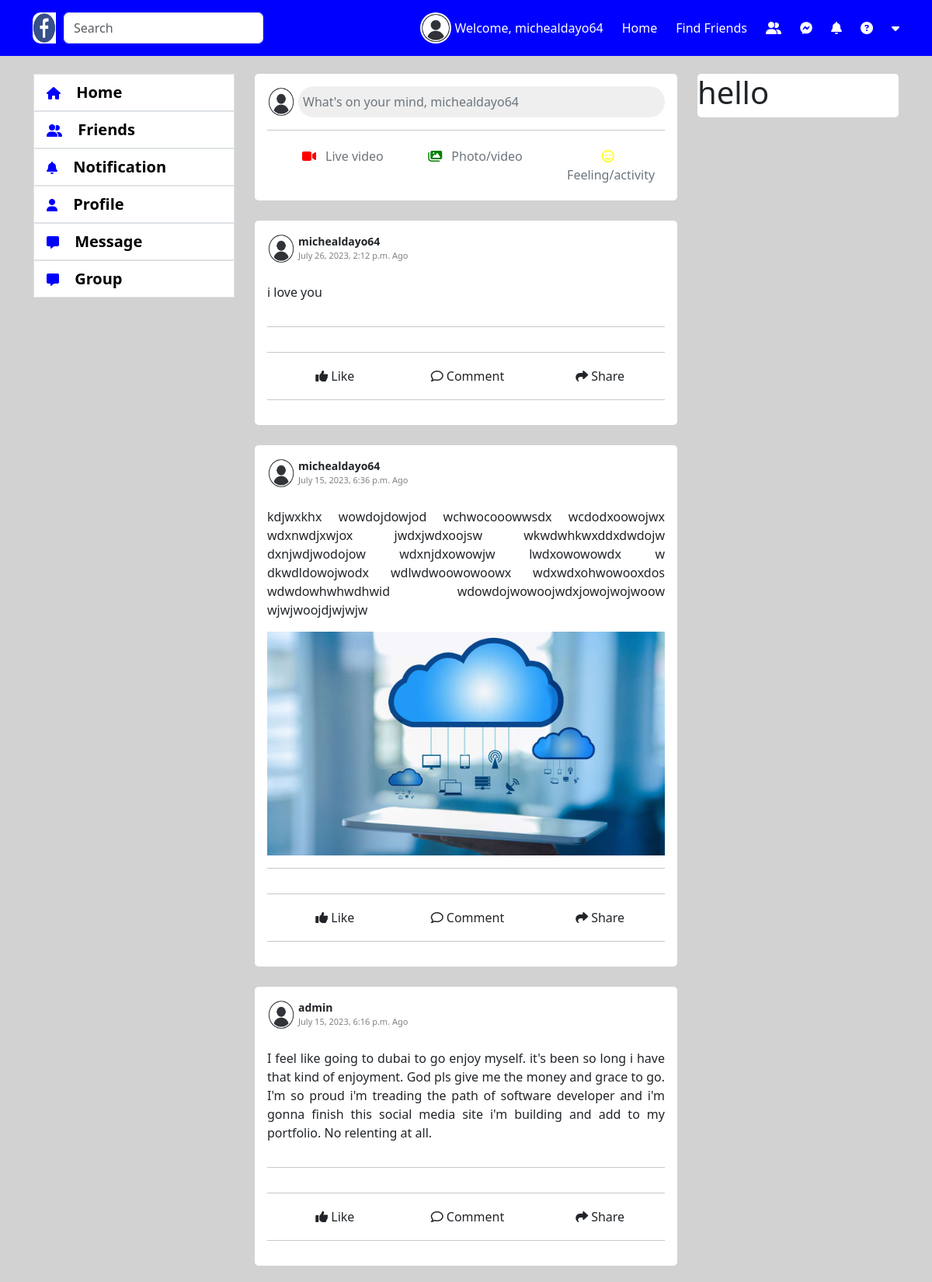
The page /home/ (signed in) on the database as committed earlier.
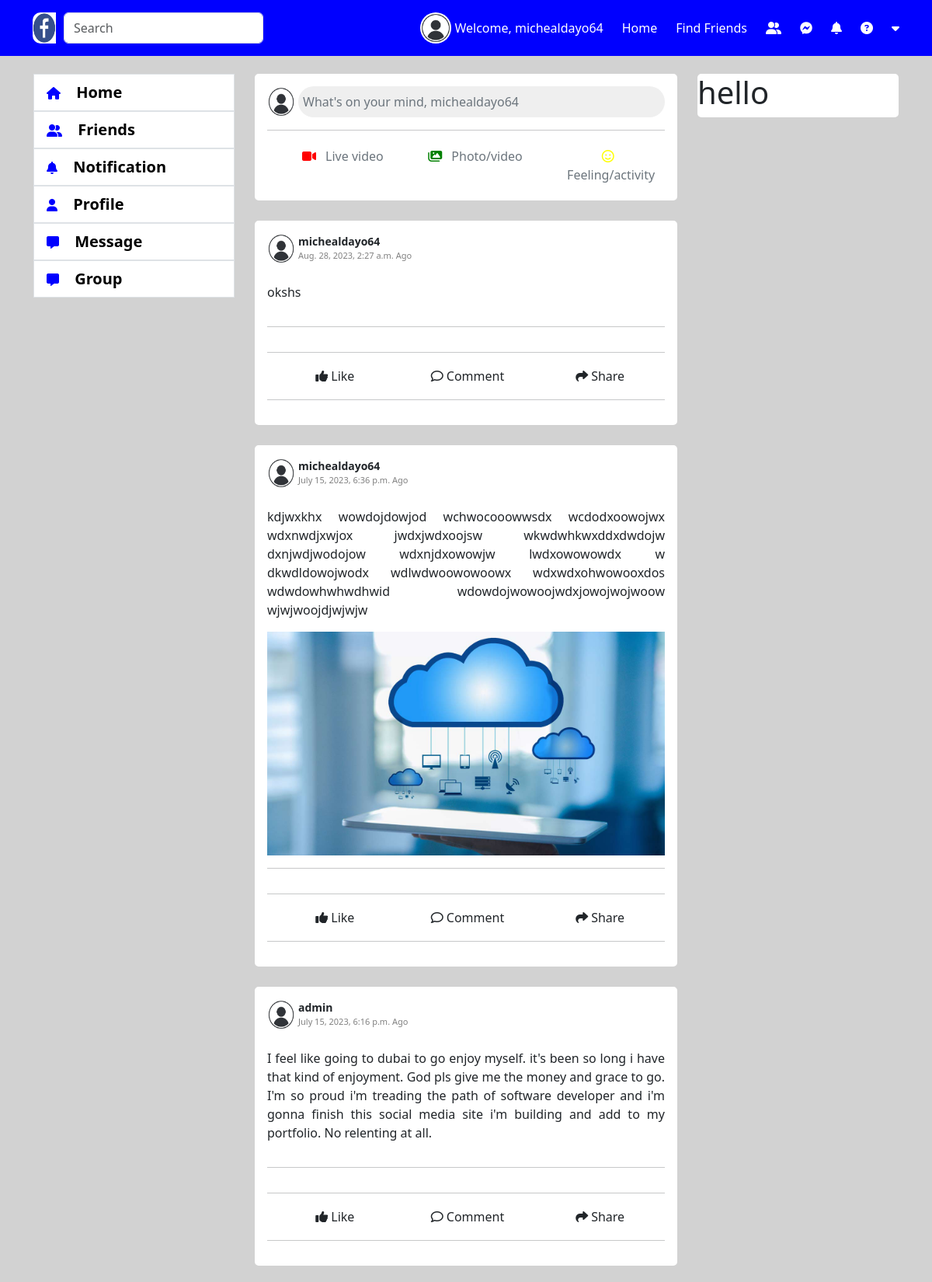
The same page on the database as committed later.
### account/models.py (models this page shows, shortened)
class Account(AbstractBaseUser):
    email 					= models.EmailField(verbose_name="email", max_length=60, unique=True)
    username 				= models.CharField(max_length=30, unique=True)
    date_joined				= models.DateTimeField(verbose_name='date joined', auto_now_add=True)
    last_login				= models.DateTimeField(verbose_name='last login', auto_now=True)
    is_admin				= models.BooleanField(default=False)
    is_active				= models.BooleanField(default=True)
    is_staff				= models.BooleanField(default=False)
    is_superuser		= models.BooleanField(default=False)
    profile_image		= models.ImageField(max_length=255, upload_to=get_profile_image_filepath, null=True, blank=True, default=get_default_profile_image)
    hide_email				= models.BooleanField(default=True)
    USERNAME_FIELD = 'email'
    REQUIRED_FIELDS = ['username']
    objects = MyAccountManager()

### social_app/models.py (models this page shows, shortened)
class Post(models.Model):
    user = models.ForeignKey(
        Account, on_delete=models.CASCADE, null=True, blank=True, related_name='author')
    user_post = models.TextField(null=True, blank=True)
    image = models.ImageField(upload_to='media/', null=True, blank=True)
    date_post = models.DateTimeField(auto_now_add=True)
    date_post_update = models.DateTimeField(auto_now=True)
    user_like_post = models.ManyToManyField(Account, blank=True)

### social_app/views.py (the view)
# urls.py: path('', friend_index, name='friend-index')
def index(request):
    context = {}
    user = request.user
    if user.is_authenticated:
        post_list = Post.objects.all().order_by('-date_post')
        context['post_list'] = post_list
    else:
        return redirect('login')
    return render(request, 'home.html', context)

### social_app/templates/home.html (shortened to what this page needs)
{% extends 'base.html' %}
{% block content %}
{% load static %}
<br>
    <div class="row">
      <div class="col-3">
        {% include 'snippets/left-menu.html' %}
      </div>
      <div class="col-6" id="postlistid">
        {% include 'home_main_content.html' %}
        {% for i in post_list %}
        <br>
        <div class="card p-3">
          <div class="d-flex flex-row justify-content-between align-items-center">
            <div class="d-flex flex-row">
              <img class="pe-1 profile-pic" src="{{ i.user.profile_image.url }}" alt="" srcset="">
              <div class="d-flex flex-column">
                <span style="font-size: 14px; font-weight: bold;">{{ i.user.username }}</span>
                <span style="font-size: 11px; color: gray;">{{ i.date_post }} Ago</span>
              </div>
            </div>
          </div>
          <br>
          <div class="w-100" id="post">
            <p>{{ i.user_post }}</p>
          </div>
          <div id="postimage">
            {% if i.image %}
            <img class="w-100" src="{{ i.image.url }}" alt="" srcset="">
            {% endif %}
          </div>
          <hr>
          <hr>
            <div class="d-flex flex-row justify-content-between">
              <div class="d-flex flex-row align-items-center justify-content-center w-50 likecommentshare" id="likeidBtn" data-id="{{ i.pk }}">
                <i class="fa-solid fa-thumbs-up p-1"></i>
                <span>Like</span>
              </div>
            <div class="d-flex flex-row align-items-center justify-content-center w-50 likecommentshare" id="commentidBtn" data-id="{{ i.pk }}">
              <i class="fa-regular fa-comment p-1"></i>
              <span>Comment</span>
            </div>
            <div class="d-flex flex-row align-items-center justify-content-center w-50 likecommentshare" id="shareidBtn">
              <i class="fa-solid fa-share p-1"></i>
              <span>Share</span>
            </div>
            </div>
          <hr>
        </div>
        {% endfor %}
      </div>
      <div class="col-3">
        <div class="card">
            <h1>hello</h1>
        </div>
      </div>
    </div>
{% endblock %}

### templates/base.html (shortened to what this page needs)
{% load static %}
<!DOCTYPE html>
<html lang="en">
<head>
    <link rel="stylesheet" href="{% static 'css/style.css' %}">
    <link rel="stylesheet" href="{% static 'css/home.css' %}">
    <link rel="stylesheet" href="{% static 'css/left-menu.css' %}">
    <link rel="stylesheet" href="{% static 'css/group-detail.css' %}">
    <link rel="stylesheet" href="https://cdnjs.cloudflare.com/ajax/libs/font-awesome/6.4.0/css/all.min.css" />
    <link href="{% static 'css/dist/css/bootstrap.min.css' %}" rel="stylesheet">
</head>
<body style="background-color: rgb(210, 210, 210);">
    {% include 'snippets/header.html' %}
    <div class="container wrapper" style="padding-top: 70px; padding-bottom: 20px;">
        {% block content %}
        {% endblock %}
      </div>
</body>
</html>

### templates/snippets/header.html (shortened to what this page needs)
{% load static %}
<nav class="navbar fixed-top" style="background-color: blue;">
    <div class="container d-flex flex-row justify-content-between" id="myheader">
        <div>
            <form class="d-flex" role="search">
                <img src="{% static 'img/fb.jpeg' %}" alt="" srcset="" style="width: 40px; height: 40px; padding-right: 10px; border-radius: 10px;">
                <input class="form-control me-2 w-100" type="search" placeholder="Search" aria-label="Search">
              </form>
        </div>
      <div class="d-flex flex-row align-items-center">
        {% if request.user.is_authenticated %}
        <a href="{% url 'profile-index' %}" class="anch">
        <img class="me-1 profile-pic" src="{{ request.user.profile_image.url }}" alt="">
      </a>
        {% else %}
        <img class="me-1 profile-pic" src="{% static 'img/profile_image.png' %}" alt="">
        {% endif %}
        <a href="{% url 'profile-index' %}" class="anch">
        <p class="me-4 mt-3 text-white">Welcome, {{ request.user.username }}</p>
      </a>
      <a href="{% url 'index' %}" class="anch">
        <p class="me-4 mt-3 text-white">Home</p>
      </a>
      <a href="#" class="anch">
        <p class="me-4 mt-3 text-white">Find Friends</p>
      </a>
      <a href="#" class="anch">
        <i class="fa-solid fa-user-group me-4 text-white"></i>
      </a>
      <a href="#" class="anch">
        <i class="fa-brands fa-facebook-messenger me-4 text-white"></i>
      </a>
      <a href="#" class="anch">
        <i class="fa-solid fa-bell me-4 text-white"></i>
      </a>
      <a href="#" class="anch">
        <i class="fa-solid fa-circle-question me-4 text-white"></i>
      </a>
      <a href="#" id="logout">
        <i class="fa-solid fa-caret-down text-white"></i>
      </a>
      </div>
    </div>
  </nav>

### templates/snippets/left-menu.html (shortened to what this page needs)
<div class="card">
    <ul class="list-group">
        <a href="{% url 'index' %}" class="anch">
        <li class="list-group-item menuhover active1">
                <i class="fa-solid fa-house me-3"></i>
          <span>Home</span>
        </li>
    </a>
    <a href="{% url 'friend-index' %}" class="anch">
        <li class="list-group-item menuhover">
                <i class="fa-solid fa-user-group me-3"></i>
                <span>Friends</span>
        </li>
    </a>
    <a href="{% url 'notification-index' %}" class="anch">
        <li class="list-group-item menuhover">
                <i class="fa-solid fa-bell me-3"></i>
          <span>Notification</span>
        </li>
    </a>
    <a href="{% url 'profile-index' %}" class="anch">
        <li class="list-group-item menuhover">
                <i class="fa-solid fa-user me-3"></i>
          <span>Profile</span>
        </li>
    </a>
    <a href="{% url 'message-index' %}" class="anch">
        <li class="list-group-item menuhover">
                <i class="fa-solid fa-message me-3"></i>
          <span>Message</span>
        </li>
    </a>
    <a href="{% url 'group-list' %}" class="anch">
        <li class="list-group-item menuhover">
                <i class="fa-solid fa-message me-3"></i>
          <span>Group</span>
        </li>
    </a>
      </ul>
</div>

### social_app/templates/home_main_content.html (shortened to what this page needs)
<div class="card p-3">
    <div class="d-flex flex-row align-items-left">
      <img class="pe-1 profile-pic" src="{{ request.user.profile_image.url }}" alt="" srcset="">
      <input class="w-100 border border-0 rounded-pill text-start text-secondary" id="inputpost" data-bs-toggle="modal" data-bs-target="#exampleModal" type="submit" value="What's on your mind, {{ request.user.username }}">
    </div>
    <hr>
    <div class="row text-center ps-4 p3-4">
        <div class="col-4">
            <div class="d-flex flex-row align-items-center" id="videoid" data-bs-toggle="modal" data-bs-target="#livevideo">
                <div>
                    <i class="fa-solid fa-video"></i>
                    <span class="text-secondary ms-2">Live video</span>
                </div>
            </div>
        </div>
        <div class="col-4">
            <div class="d-flex flex-row align-items-center" id="photoid" data-bs-toggle="modal" data-bs-target="#exampleModal">
                <div>
                    <i class="fa-solid fa-images"></i>
                <span class="text-secondary ms-2">Photo/video</span>
                </div>
            </div>
        </div>
        <div class="col-4">
            <div class="d-flex flex-row justify-content-center align-items-center" id="emojiid" data-bs-toggle="modal" data-bs-target="#emoji">
                <div>
                    <i class="fa-regular fa-face-smile"></i>
                <span class="text-secondary ms-2">Feeling/activity</span>
                </div>
            </div>
        </div>
    </div>
</div>

### static/css/style.css (style rules this page uses)
.anch { text-decoration: none; cursor: pointer; }
.anch i { color: blue; }
.anch span { color: black; font-weight: bold; font-size: 20px; }
.profile-pic { width: 40px; height: 40px; border-radius: 100%; }
#myheader { position: relative; }

### static/css/home.css (style rules this page uses)
#videoid { cursor: pointer; padding: 5px; border-radius: 5px; }
#videoid div { margin: auto; }
#videoid i { color: red; }
#photoid { cursor: pointer; padding: 5px; border-radius: 5px; }
#photoid div { margin: auto; }
#photoid i { color: green; }
#emojiid { cursor: pointer; padding: 5px; border-radius: 5px; }
#emojiid i { color: yellow; }
#post p { text-align: justify; }
.likecommentshare { cursor: pointer; padding: 2px; border-radius: 5px; }

### static/css/left-menu.css (style rules this page uses)
.menuhover { cursor: pointer; }
.active1 { background-color: rgb(221, 221, 221); }

Rows that differ between the two databases and show on the page:
removed Post: user.profile_image (picture), user.username "michealdayo64", date_post "July 26, 2023, 2:12 p.m.", user_post "i love you"
added Post: user.profile_image (picture), user.username "michealdayo64", date_post "Aug. 28, 2023, 2:27 a.m.", user_post "okshs"
